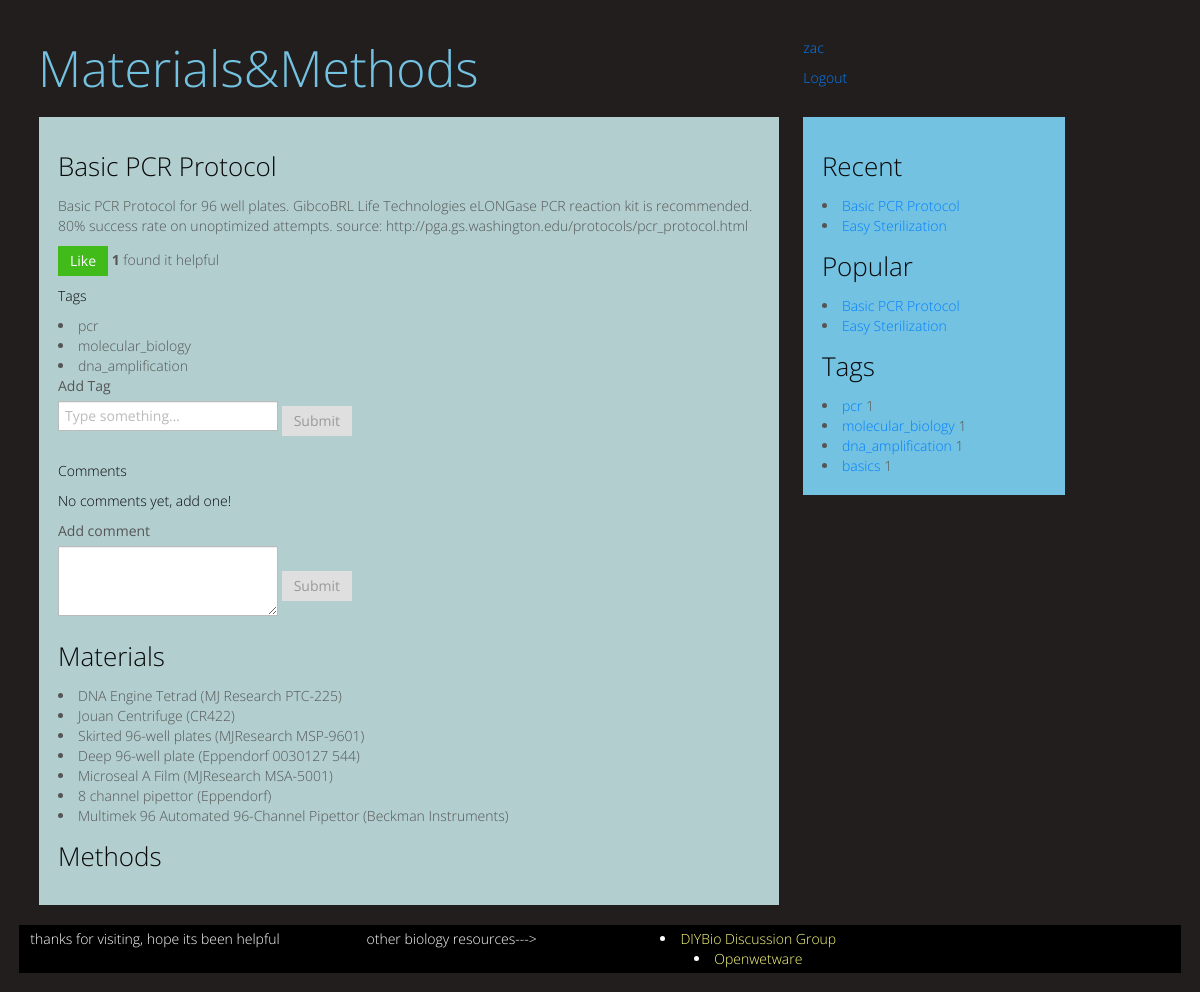
/1/ (signed in), run on the app's committed database.
### protocols/models.py (models this page shows, shortened)
class Document(models.Model):
    author = models.ForeignKey(User)
    votes = models.IntegerField()
    date_created = models.DateField()

class Protocol(Document):
    name = models.CharField(max_length = 225)
    description = models.TextField()
    tags = models.ManyToManyField(Tag)
    materials = models.ManyToManyField('Material')

class Document(models.Model):
    author = models.ForeignKey(User)
    votes = models.IntegerField()
    date_created = models.DateField()

class Tag(models.Model):
    name = models.CharField(max_length = 100)
    number_protocols = models.IntegerField()

class Material(models.Model):
    name = models.CharField(max_length = 225)
    description = models.TextField(null = True)

### protocols/views.py (the view)
# urls.py: url(r'^(?P<protocol_id>\d+)/$', 'protocols.views.protocol_detail', name='protocol_detail'),
def protocol_detail(request, protocol_id):
    recent_protocols = Protocol.objects.order_by('-date_created')[:5]
    popular_protocols = Protocol.objects.order_by('votes')[:5]
    tags = Tag.objects.all()
    protocol = Protocol.objects.get(id = protocol_id)
    steps = Step.objects.filter(protocol = protocol)
    materials = protocol.materials.all()
    protocol_comments = Comment.objects.filter(document = protocol)
    protocol_tags = Tag.objects.filter(protocol = protocol)
    step_comments = []
    for step in steps:
        step_comments.append(Comment.objects.filter(document = step))
    steps = zip(steps,step_comments)
    return render_to_response('protocol_detail.html',
        {"tags": tags, "recent_protocols": recent_protocols,
        "popular_protocols": popular_protocols, "protocol": protocol,
        "steps": steps, 'materials':materials, "protocol_comments":protocol_comments,
        "step_comments": step_comments, "protocol_tags":protocol_tags},
        context_instance=RequestContext(request))

### templates/protocol_detail.html (shortened to what this page needs)
{% extends "base.html" %}
{% block main_pane %}
<h2>{{protocol.name}}</h2>
<p>{{protocol.description}}</p>
<a class = 'vote' href ='{{ STATIC_URL }}../vote/{{ protocol.id }}/'><button class = 'btn btn-success'>Like</button></a>  <strong>{{protocol.votes}}</strong> found it helpful
<h4>Tags</h4>
        {% for tag in protocol_tags %}
            <li>{{ tag.name }}</li>
        {% endfor %}
        <form form name="add_tag" action="{{ STATIC_URL }}../add_tag/{{ protocol.id }}" method="POST">
          <fieldset>
            <label>Add Tag</label>
            <input type="text" placeholder="Type something…">
            <button type="submit" class="btn">Submit</button>
          </fieldset>
        </form>
<h4>Comments</h4>
        {% for comment in protocol_comments %}
            <div class = 'media'>
                <a class = 'pull-left' href='#'>
                    <p>{{ comment.author }}</p><a class = 'vote' href ='{{ STATIC_URL }}../vote/{{ comment.id }}/'><button class = 'btn btn-success'>Like</button></a>  <strong>{{comment.votes}}</strong> found it helpful
                </a>
                <h4 class = 'media-heading'></h4>
                <div class = 'media-body'>
                    <p>{{ comment.content }}</p>
                </div>
            </div>
        {% empty %}
                <h4>No comments yet, add one!</h4>
        {% endfor %}
                <div class = 'add_comment_form'
                    <form name="add_comment" action="{{ STATIC_URL }}../add_comment/{{ step.id }}" method="POST">
                      <fieldset>
                        <label>Add comment</label>
                        <textarea rows="3"></textarea>
                        <button type="submit" class="btn">Submit</button>
                      </fieldset>
                </div>
    <div class = 'materials list'>
        <h3>Materials</h3>
        {% for material in materials %}
            <li>{{ material.name }}</li>
        {% endfor %}
    </div>
    <h3>Methods</h3>
{% endblock main_pane %}

### templates/base.html (shortened to what this page needs)
<!DOCTYPE html>
 <html class="no-js">
    <head>
        <link rel="stylesheet" href="{{ STATIC_URL }}bootstrap.css" />
        <link rel="stylesheet" href="{{ STATIC_URL }}methods.css" />
    </head>
    <body class="{% block body_class %}{% endblock %}">
        <div class='well well-color1'>
    {% block body %}
        {% block content %}
            <div class = 'row-fluid'>
                <div class='span12'>
            {% block top_pane %}
                    <div class = 'well well-color1'>
                <div class='row-fluid'>
                    <div class ='span5'>
                    {% block site_title %}
                        <a href="{{ STATIC_URL }}.."><h1>Materials&Methods</h1></a>
                    {% endblock site_title %}
                    </div>
                <div class = 'span3 offset3'>
                {% if user.is_authenticated %}
                    {% block quick_user_info %}
                    <div id = quick_user_info>
                        <a href="{{ STATIC_URL }}users/{{user.id}}">{{user.username}}</a>
                        <p>{{user.total_votes}}</p>  <a href = '{{ STATIC_URL }}../logout'>Logout</a>
                    </div>
                    {% endblock quick_user_info %}
                {% endif %}
                </div>
            </div>
            </div>
            </div>
        </div>
            {% endblock top_pane %}
            <div class = 'container-fluid'>
            <div class = 'row-fluid'>
                <div class = 'span8'>
                    <div class = 'well well-color2'>
                    {% block main_pane %}
                    {% endblock main_pane %}
                    </div>
                </div>
                {% block side_pane %}
                <div class = 'span3'>
                    <div class = 'well well-color3'>
                    {% block recent_protocols %}
                        <div class = "sidebar_five_protocols">
                            <h2>Recent</h2>
                            {% for protocol in recent_protocols %}
                                <li><a href="/{{ protocol.id }}">{{ protocol.name }}</a></li>
                            {% endfor %}
                        </div>
                    {% endblock recent_protocols %}
                    {% block popular_protocols %}
                        <div class = "sidebar_five_protocols">
                            <h2>Popular</h2>
                            {% for protocol in popular_protocols %}
                                <li><a href="/{{ protocol.id }}">{{ protocol.name }}</a></li>
                            {% endfor %}
                        </div>
                    {% endblock popular_protocols %}
                    {% block tags %}
                        <div class = "sidebar_tags">
                            <h2>Tags</h2>
                            {% for tag in tags %}
                                <li><a href="/tags/{{ tag.name }}">{{ tag.name }}</a>  {{ tag.number_protocols }}</li>
                            {% endfor %}
                        </div>
                    {% endblock tags %}
                </div>
            </div>
            </div>
        </div>
            {% endblock side_pane %}
            {% block bottom_pane %}
            <div id = 'footer'>
                <div class = 'row-fluid'>
                    <div class = 'span3'>
                        <p> thanks for visiting, hope its been helpful </p>
                    </div>
                    <div class = 'span3'>
                        <p>other biology resources---></p>
                    </div>
                    <div class = 'span3'>
                        {% block other_resources %}
                            <li><a href="http://wwww.groups.google.com/groups/diybio">DIYBio Discussion Group</a></li>
                            <li><a href="http://wwww.openwetware.org">Openwetware</a> </li>
                        {% endblock other_resources %}
                    </div>
                </div>
            </div>
            {% endblock bottom_pane %}
        {% endblock content %}
    {% endblock body %}
    </div>
    </body>
</html>

### protocols/static/methods.css (style rules this page uses)
#footer { clear: left; width: 100%; background: black; color: #FFF; text-align: center; padding: 4px 0; }
#footer a { color: #FFFF80; }

### data on the page
Protocol: name "Basic PCR Protocol", description "Basic PCR Protocol for 96 well plates. GibcoBRL Life Technologies eLONGase PCR reaction kit is recommended. 80% success rate on unoptimized attempts. source: http://pga.gs.washington.edu/protocols/pcr_protocol.html"
Document: votes "1"
Tag: name "pcr", number_protocols "1"
Tag: name "molecular_biology", number_protocols "1"
Tag: name "dna_amplification", number_protocols "1"
Material: name "DNA Engine Tetrad (MJ Research PTC-225)"
Material: name "Jouan Centrifuge (CR422)"
Material: name "Skirted 96-well plates (MJResearch MSP-9601)"
Material: name "Deep 96-well plate (Eppendorf 0030127 544)"
Material: name "Microseal A Film (MJResearch MSA-5001)"
Material: name "8 channel pipettor (Eppendorf)"
Material: name "Multimek 96 Automated 96-Channel Pipettor (Beckman Instruments)"
Protocol: name "Easy Sterilization"
Tag: name "basics", number_protocols "1"

### other printed values
{{ user.username }} "zac"
